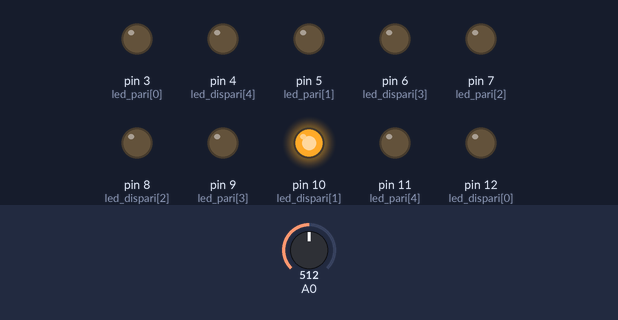
This sketch was run on a simulated Arduino Uno, built with avr-gcc and run on an emulated ATmega328P. On the bench: output pins drawn as LEDs (lit = HIGH). The test bench sets the inputs (shaded band); at power-on: A0 = 512.

Above: at 6.9 s.
7.0 s: A0 set to 0
At 13.2 s:
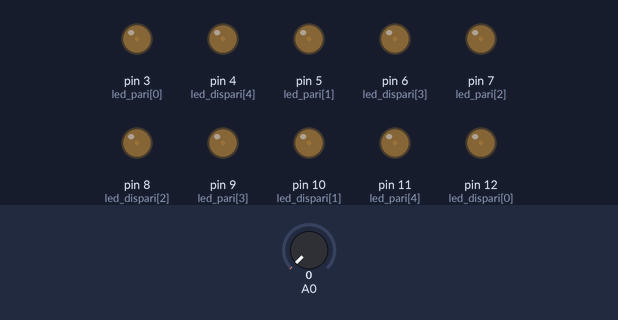
13.9 s: A0 set to 122
At 14.2 s:
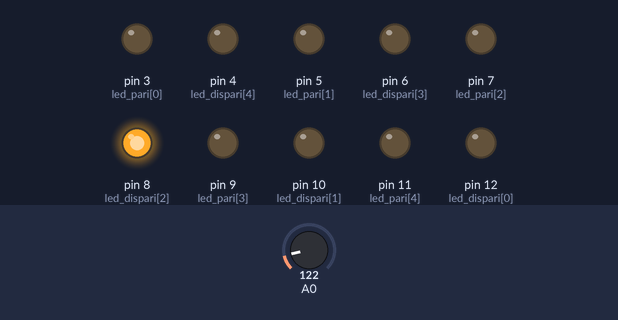
At 14.69 s:
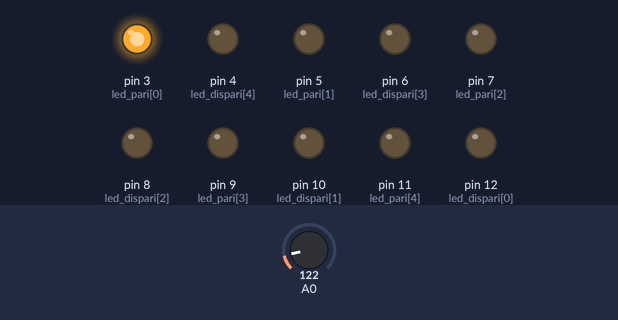
Timing chart, 0 to 26.8 s (numbered marks = the images above; inputs shaded):
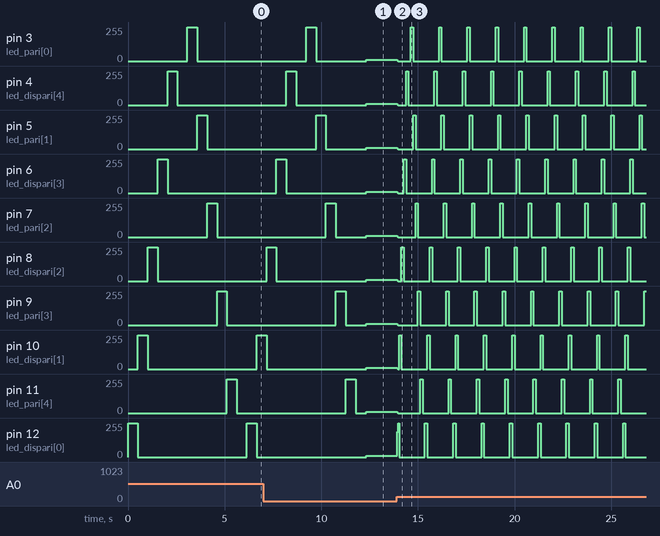

The sketch:

prova_pratica.ino
```cpp
int led_dispari[] = { 12, 10, 8, 6, 4 };  // array di pin di arduino collegati a led dispani in ordine crescente
int led_pari[] = { 3, 5, 7, 9, 11 };      //array dei pin di arduino collegati a led pari in ordine descrescente


void setup() {
  for (int i = 0; i < 5; i++) {
    pinMode(led_dispari[i], OUTPUT);
    pinMode(led_pari[i], OUTPUT);
  }
}

void loop() {
  int v = analogRead(A0); // leggo il valore del potenziometro per aumentare/diminuire il delay
  for (int i = 0; i < 5; i++) {
    digitalWrite(led_dispari[i], HIGH);
    delay(v);
    digitalWrite(led_dispari[i], LOW);
  }
  delay(v);
  for (int j = 0; j < 5; j++) {
    digitalWrite(led_pari[j], HIGH);
    delay(v);
    digitalWrite(led_pari[j], LOW);
  }
  delay(v);
}
```

Measured:
- after the input at 13.9 s, pin 11 (led_pari[4]): 9/255 → 2/255 at once, then moves between 0/255 and 255/255, repeating every 5.9 s; pin 12 (led_dispari[0]): 8/255 → 189/255 at once, then moves between 0/255 and 255/255, repeating every 1.5 s
- by itself, pin 12 (led_dispari[0]): alternates 255/255 for 0.51 s and 0/255 for 5.6 s
